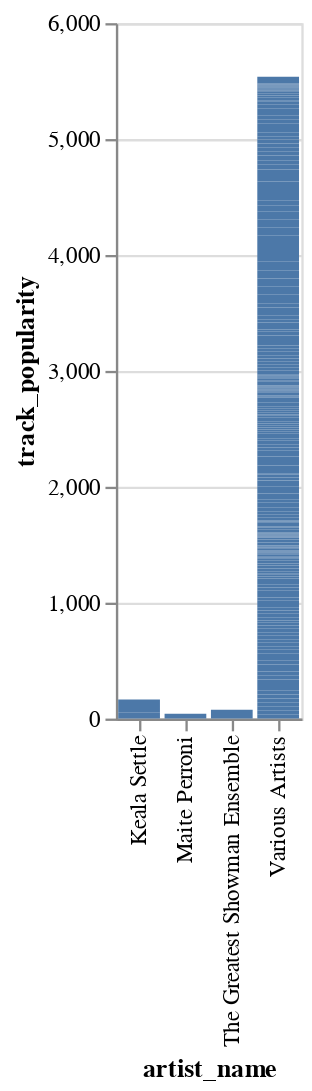

Notebook code cell kept with this figure:
### Markdown cell above
## Make a bar chart

### Code cell
alt.themes.enable("fivethirtyeight")

# Instead of latimes, try urbaninstitute, fivethirtyeight, vox, quartz, ggplot2

(alt.Chart(df)
 .mark_bar()
 .encode(
     x="artist_name",
     y="track_popularity"
 )
)

### Figure 1 — Vega-Lite specification as saved in the notebook (floating-point values rounded to 4 significant figures; data arrays with more than 128 entries replaced by an {"elided": "..."} marker saying what was removed)
{"usermeta": {"embedOptions": {"theme": "fivethirtyeight"}}, "config": {"view": {"continuousWidth": 400, "continuousHeight": 300}}, "data": {"name": "data-7c217bc1fb231288d543a9477a661257"}, "mark": "bar", "encoding": {"x": {"type": "nominal", "field": "artist_name"}, "y": {"type": "quantitative", "field": "track_popularity"}}, "$schema": "https://vega.github.io/schema/vega-lite/v4.8.1.json", "datasets": {"data-7c217bc1fb231288d543a9477a661257": {"elided": "264 records"}}}
